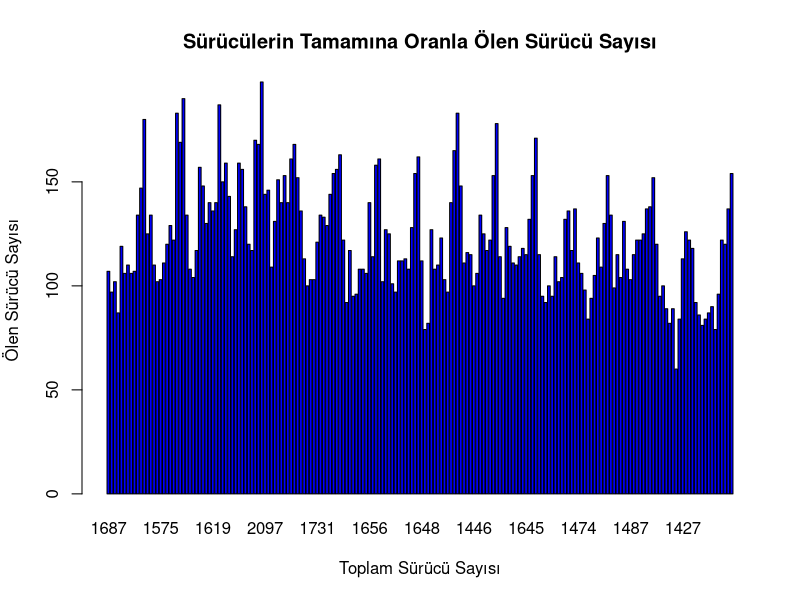
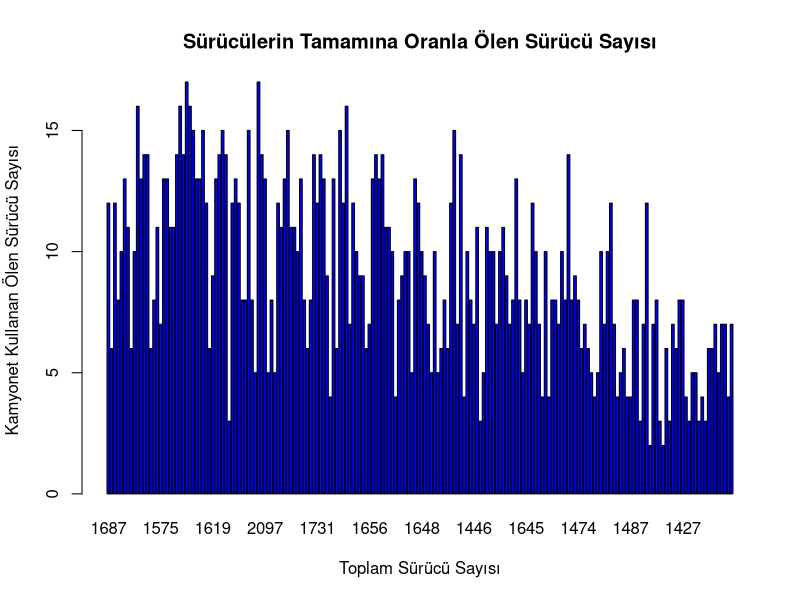
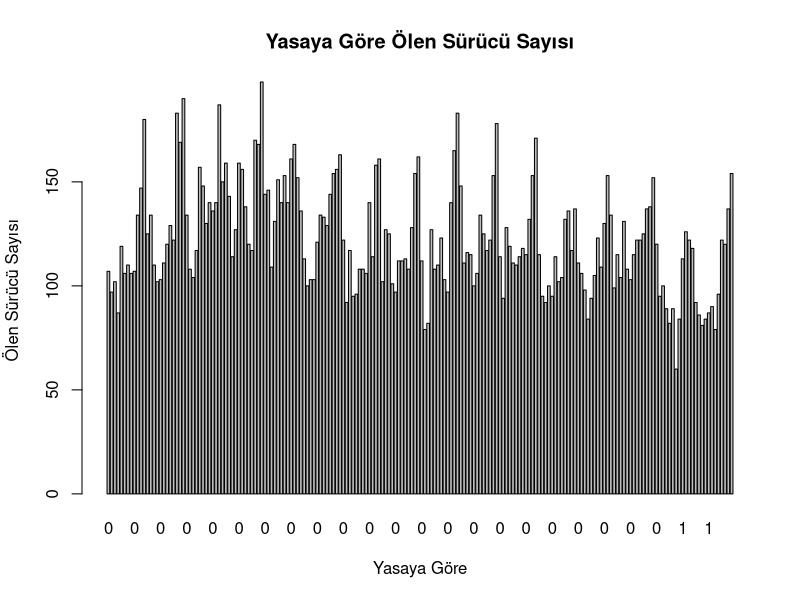
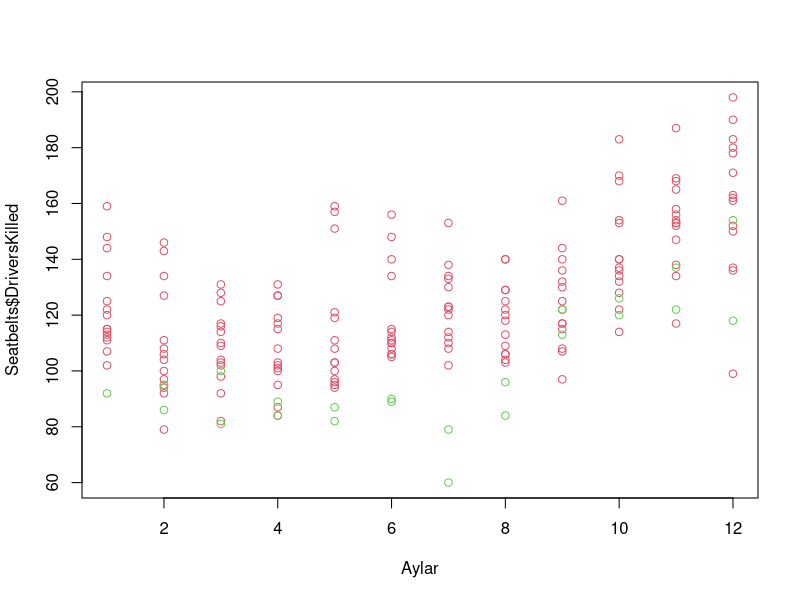
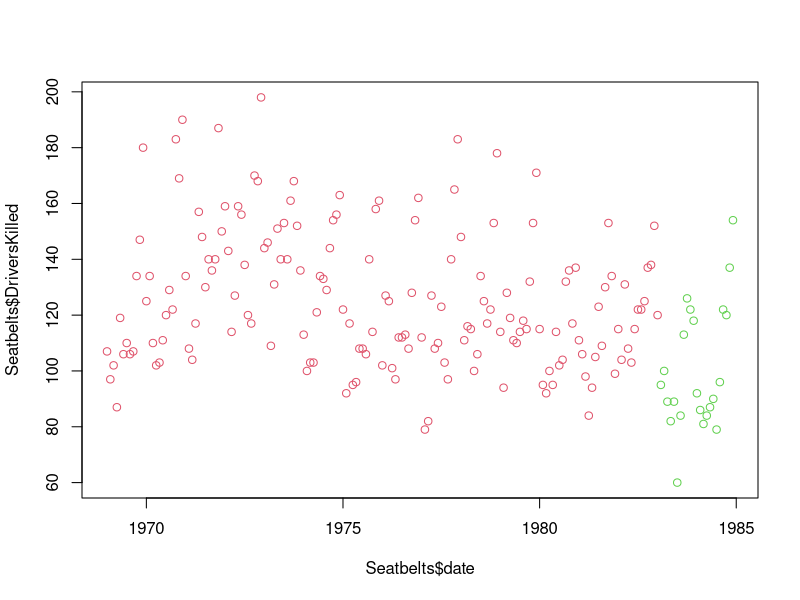
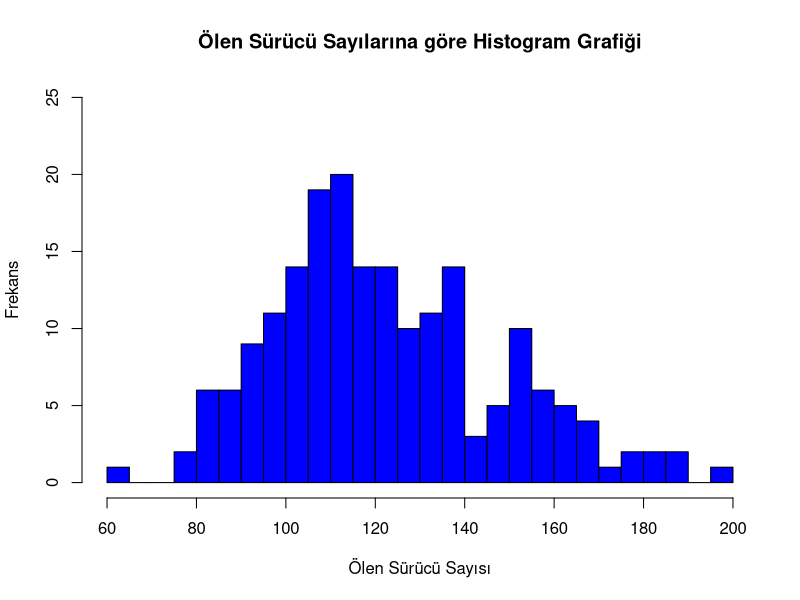

Write the R code that produced these figures, in order.
## ---- chunk 1
data(Seatbelts)
## ---- chunk 2
data(Seatbelts)
Seatbelts = data.frame(as.matrix(Seatbelts), date = time(Seatbelts))
## ---- chunk 3
head(Seatbelts)
## ---- chunk 4
summary(Seatbelts)
## ---- chunk 5
sd(Seatbelts$DriversKilled)
sd(Seatbelts$drivers)
sd(Seatbelts$front)
sd(Seatbelts$rear)
sd(Seatbelts$VanKilled)
## ---- chunk 6
var(Seatbelts$DriversKilled) 
## ---- chunk 7
tablo = table(Seatbelts$DriversKilled) 
tablo=as.data.frame(tablo)    
tablo
## ---- chunk 8
tablo = table(Seatbelts$VanKilled) 
tablo=as.data.frame(tablo)    
tablo
## ---- chunk 9
tablo = table(Seatbelts$law) 
tablo=as.data.frame(tablo)    
tablo
## ---- chunk 10
barplot(Seatbelts$DriversKilled,xlab = "Toplam Sürücü Sayısı", 
        ylab = "Ölen Sürücü Sayısı", names.arg = Seatbelts$drivers, 
        col = "Blue", 
        main = "Sürücülerin Tamamına Oranla Ölen Sürücü Sayısı")
## ---- chunk 11
barplot(Seatbelts$VanKilled,xlab = "Toplam Sürücü Sayısı", 
        ylab = "Kamyonet Kullanan Ölen Sürücü Sayısı", names.arg = Seatbelts$drivers, 
        col = "Blue", 
        main = "Sürücülerin Tamamına Oranla Ölen Sürücü Sayısı")
## ---- chunk 12
barplot(Seatbelts$DriversKilled, xlab = "Yasaya Göre", ylab = "Ölen Sürücü Sayısı", 
        names.arg = Seatbelts$law,
        main = "Yasaya Göre Ölen Sürücü Sayısı")   
## ---- chunk 13
plot((Seatbelts$date %% 1) * 12 + 1, Seatbelts$DriversKilled, 
     xlab = "Aylar", col=Seatbelts$law + 2)
## ---- chunk 14
plot(Seatbelts$date, Seatbelts$DriversKilled, col=(Seatbelts$law+2)) 
## ---- chunk 15
hist(Seatbelts$DriversKilled, main = "Ölen Sürücü Sayılarına göre Histogram Grafiği",
     xlab= "Ölen Sürücü Sayısı", ylab = "Frekans", breaks=20, 
     col = "Blue", ylim = c(0,25))  
## ---- chunk 16
Ölümsayısı=c(12,6,12,8,10,13,11,6,10,16,13,14)
t.test(x=Ölümsayısı, mu=14, alternative='g', conf.level = 0.95)
## ---- chunk 17
ölümsayısı=c(5,4,6,6,7,5,7,7,4,7)
t.test(x=ölümsayısı, mu=6, alternative='g', conf.level = 0.95)
## ---- chunk 18
Binekaraç=c(107,97,102,87,119,106,110,106,107,134,147,180)
Kamyonet=c(12,6,12,8,10,13,11,6,10,16,13,14)
t.test(x=Binekaraç , y=Kamyonet , alternative = 't' , mu=0, conf.level = 0.95 , var.equal = FALSE )
## ---- chunk 19
Binekaraç=c(107,97,102,87,119,106,110,106,107,134,147,180)
Kamyonet=c(12,6,12,8,10,13,11,6,10,16,13,14)
t.test(x=Binekaraç , y=Kamyonet , alternative = 't' , mu=0, conf.level = 0.95 , var.equal = TRUE )
## ---- chunk 20
t.test(x=Seatbelts$DriversKilled,y=Seatbelts$VanKilled, alternative="g", 
       mu=0, conf.level=0.95, var.equel= TRUE)
## ---- chunk 21
Kanundanönce=c(120,152,138,137,125,122,115,103,108,131)
Kanundansonra=c(95,100,89,82,89,60,84,113,126,122)
t.test(x=Kanundanönce, y=Kanundansonra, mu=0, alternative ='g', conf.level = 0.95, paired = TRUE)
## ---- chunk 22
KanundanÖnce=c(4,4,8,8,3,7,12,2,7,8)
KanundanSonra=c(3,2,6,3,7,6,8,8,4,3)
t.test(x=KanundanÖnce, y=KanundanSonra, mu=0, alternative ='g', conf.level = 0.95, paired = TRUE)
